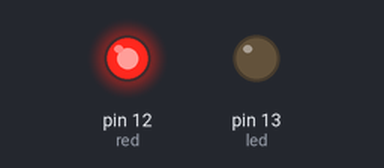
Bench run of a sketch on a simulated Arduino Uno, built with avr-gcc and run on an emulated ATmega328P. On the bench: output pins drawn as LEDs (lit = HIGH).

Above: at 0.5 s.
At 3.3 s:
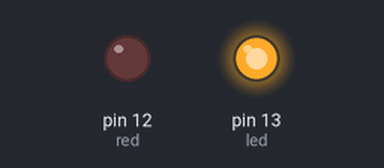
At 4.3 s:
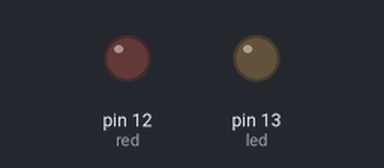
Timing chart, 0 to 6.2 s (numbered marks = the images above):
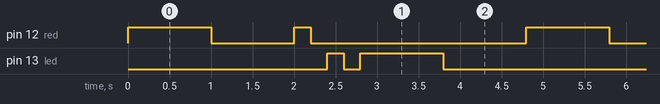

Measured:
- by itself, pin 12 (red): repeats every 4.8 s: LOW 1.0 s, HIGH 0.20 s, LOW 2.6 s, HIGH 1.0 s
- by itself, pin 13 (led): repeats every 4.8 s: LOW 0.20 s, HIGH 1.0 s, LOW 3.4 s, HIGH 0.20 s
- by itself, everything shown: repeats every 4.8 s, in 8 steps

The sketch:

blink_6_funzioni_argomenti.ino
```cpp
/*
  Blink v6

 Due LEDs con funzioni che accettano argomenti:
 gli argomenti permettono di modificar il comportamento
 delle funzioni.

 */

// Pin 13 has an LED connected on most Arduino boards.
// give it a name:
int led = 13;
int red = 12;
int breve = 200;
int lunga = 1000;

// the setup routine runs once when you press reset:
void setup() {
  // initialize the digital pin as an output.
  pinMode(led, OUTPUT);
  pinMode(red, OUTPUT);
}

// the loop routine runs over and over again forever:
void loop() {
lightRed(lunga);
lightRed(breve);

lightGreen(breve);
lightGreen(lunga);
}

void lightRed(int length) { // Argomento
  digitalWrite(red, HIGH);   // turn the LED on (HIGH is the voltage level)
  delay(length);               // wait for a second
  digitalWrite(red, LOW);    // turn the LED off by making the voltage LOW
  delay(length);
}

void lightGreen(int  length) {
  digitalWrite(led, HIGH);   // turn the LED on (HIGH is the voltage level)
  delay(length);               // wait for a second
  digitalWrite(led, LOW);    // turn the LED off by making the voltage LOW
  delay(length);               // wait for a second
}

  // Test: creare una funzione generica che permetta di accendere
  // qualunque LED per un periodo di tempo impostabile

  // Suggerimento: quanti parametri deve accettare?
```
